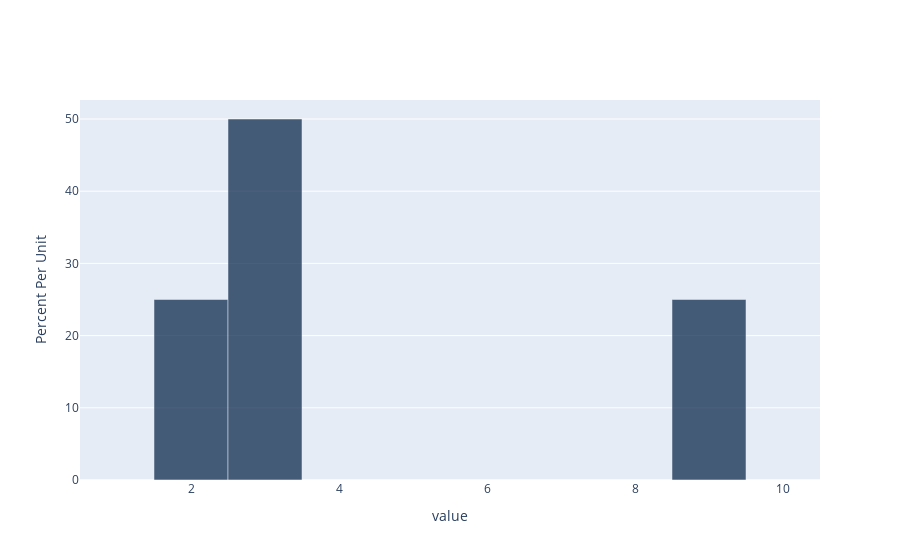

Notebook code for this chart:
### Code cell
bins_for_display = np.arange(0.5, 10.6, 1)
values_table.ihist('value', bins = bins_for_display)

### Figure 1 — Plotly figure (JSON) as saved in the notebook; plotly's stock layout.template omitted (floating-point values rounded to 4 significant figures)
{"data": [{"customdata": ["(0.5, 1.5)", "(1.5, 2.5)", "(2.5, 3.5)", "(3.5, 4.5)", "(4.5, 5.5)", "(5.5, 6.5)", "(6.5, 7.5)", "(7.5, 8.5)", "(8.5, 9.5)", "(9.5, 10.5)", "(10.5, 9.0)"], "hovertemplate": "Bin Endpoints: %{customdata}<br>Bar Height: %{y}", "marker": {"color": "rgb(0,30,66)"}, "name": "value", "opacity": 0.7, "type": "bar", "width": [1, 1, 1, 1, 1, 1, 1, 1, 1, 1], "x": [1, 2, 3, 4, 5, 6, 7, 8, 9, 10], "y": [0, 25, 50, 0, 0, 0, 0, 0, 25, 0]}], "layout": {"barmode": "overlay", "xaxis": {"title": {"text": "value "}}, "yaxis": {"automargin": true, "title": {"text": "Percent Per Unit"}}}}
